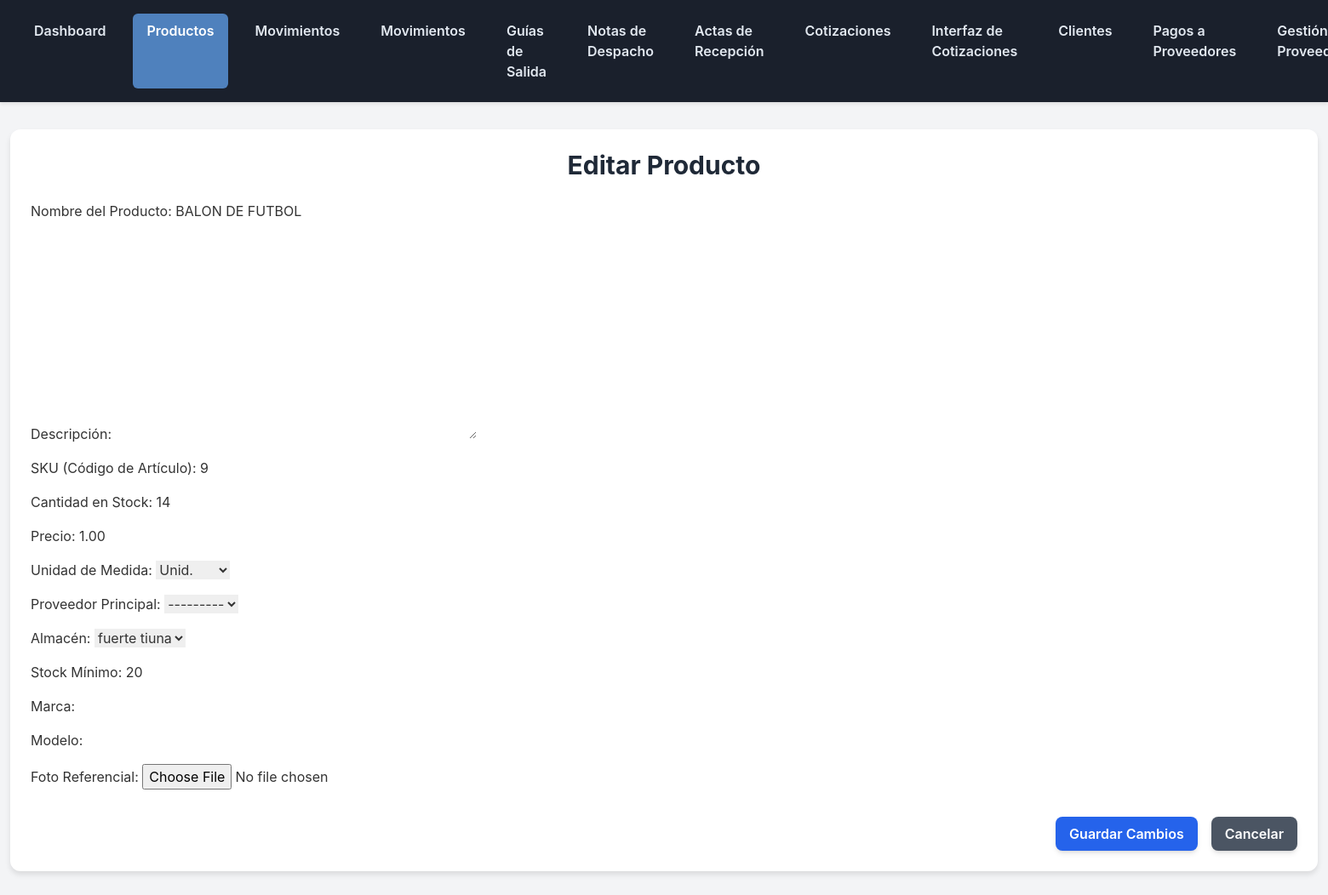
Page /inventario/productos/9/editar/ (signed in) on the committed database.
### inventario/models.py (models this page shows, shortened)
class Producto(models.Model):
    nombre = models.CharField(max_length=200, db_index=True, verbose_name="Nombre del Producto")
    descripcion = models.TextField(blank=True, verbose_name="Descripción")
    sku = models.CharField(max_length=100, unique=True, db_index=True, verbose_name="SKU (Código de Artículo)")
    cantidad = models.PositiveIntegerField(default=0, verbose_name="Cantidad en Stock")
    precio = models.DecimalField(max_digits=10, decimal_places=2, verbose_name="Precio")
    foto = models.ImageField(upload_to='productos_fotos/', null=True, blank=True)
    foto = models.ImageField(
        upload_to='product_photos/',
        blank=True,
        null=True,
        verbose_name="Foto Referencial"
    )
    unidad_medida = models.ForeignKey(UnidadMedida, on_delete=models.SET_NULL, null=True, blank=True, verbose_name="Unidad de Medida")
    proveedor = models.ForeignKey(Proveedor, on_delete=models.SET_NULL, null=True, blank=True, verbose_name="Proveedor Principal")
    almacen = models.ForeignKey(Almacen, on_delete=models.SET_NULL, null=True, blank=True, verbose_name="Almacén")
    stock_minimo = models.PositiveIntegerField(default=0, verbose_name="Stock Mínimo")
    marca = models.CharField(max_length=100, blank=True, verbose_name="Marca")
    modelo = models.CharField(max_length=100, blank=True, verbose_name="Modelo")
    fecha_creacion = models.DateTimeField(auto_now_add=True, verbose_name="Fecha de Creación")
    fecha_actualizacion = models.DateTimeField(auto_now=True, verbose_name="Fecha de Actualización")
    class Meta:
        verbose_name = "Producto"
        verbose_name_plural = "Productos"

### inventario/views.py (the view)
# urls.py: path('productos/<int:pk>/editar/', views.ProductoUpdateView.as_view(), name='product_update'),
class ProductoUpdateView(LoginRequiredMixin, UpdateView):
    model = Producto
    form_class = ProductoForm
    template_name = 'inventario/product_form.html'
    success_url = reverse_lazy('inventario:product_list')

### inventario/views.py
class ProductoForm(ModelForm):
    class Meta:
        model = Producto
        fields = ['nombre', 'descripcion', 'sku', 'cantidad', 'precio', 'unidad_medida', 'proveedor', 'almacen', 'stock_minimo', 'marca', 'modelo', 'foto']

### inventario/models.py (called while the page is built)
    def __str__(self):
        return self.nombre

    def __str__(self):
        return self.nombre

    def __str__(self):
        return self.abreviatura

### inventario/templates/inventario/product_form.html (shortened to what this page needs)
{% extends 'inventario/base.html' %}
{% block content %}
<h1 class="text-3xl font-bold text-gray-800 mb-6 text-center">
    {% if form.instance.pk %}Editar Producto{% else %}Añadir Nuevo Producto{% endif %}
</h1>
<form method="post">
    <div class="space-y-4">
        {% for field in form %}
            <div class="form-field">
                {{ field.label_tag }}
                {{ field }}
            </div>
        {% endfor %}
    </div>
    <div class="flex justify-end space-x-4 mt-8">
        <button type="submit" class="bg-blue-600 hover:bg-blue-700 text-white font-semibold py-2 px-4 rounded-lg shadow-md transition duration-300 ease-in-out transform hover:scale-105">
            {% if form.instance.pk %}Guardar Cambios{% else %}Añadir Producto{% endif %}
        </button>
        <a href="{% url 'inventario:product_list' %}" class="bg-gray-600 hover:bg-gray-700 text-white font-semibold py-2 px-4 rounded-lg shadow-md transition duration-300 ease-in-out transform hover:scale-105">
            Cancelar
        </a>
    </div>
</form>
{% endblock %}

### inventario/templates/inventario/base.html (style rules this page uses)
body { font-family: 'Inter', sans-serif; background-color: #f3f4f6; color: #333; }

### rows in the picture
Producto: form "BALON DE FUTBOL" "9" "14" "1.00" "Unid." "---------" "fuerte tiuna" "20"

### other values in the picture
{{ field.label_tag }} "Nombre del Producto:" "Descripción:" "SKU (Código de Artículo):" "Cantidad en Stock:" "Precio:" "Unidad de Medida:" "Proveedor Principal:" "Almacén:" "Stock Mínimo:" "Marca:" "Modelo:" "Foto Referencial:"
